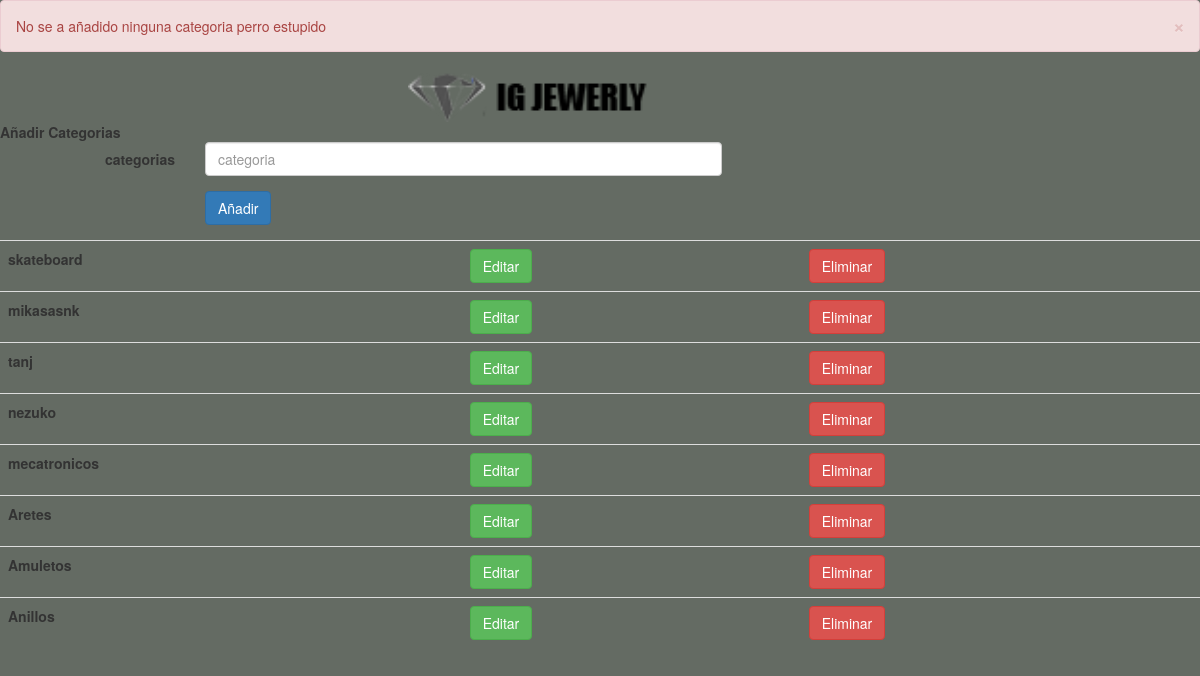
The app's page /Almacenista/formcategorias.php?alert=2 with its own data.
### tables this page shows
CREATE TABLE `categoriaproducto` (
  `idCategoriaProducto` int(11) NOT NULL,
  `nombreCategoria` varchar(30) NOT NULL
);

### Almacenista/formcategorias.php (the view, shortened to what this page needs)
<!DOCTYPE html>
<html lang="en">
<head>
    <link rel="stylesheet" href="css/bootstrap.min.css">
</head>
<body>
    <?php
    if(isset($_GET['alert']))
    {
        $alert=$_GET['alert'];
        switch($alert){
    ?>
<?php
   case 2:
    ?>
    <div class="alert alert-danger alert-dismissible" role="alert">
    <button type="button" class="close" data-dismiss="alert" aria-label="Close"><span aria-hidden="true">&times;</span>
  </button>
  <p class="centrarp">No se a añadido ninguna categoria perro estupido</p>
  </div>
  <?php
  break;
    ?>
<?php
  }
}
?>
 <a><div class="ellogo"> <img class="logoempresa" src="../img/logo.png"></div></a>
<div class="tcat">  <strong> Añadir  Categorias </strong></div>
   <div class="formulario">
    <form class="form-horizontal" method="post" action="anadircategorias.php" >
      <div class="form-group">
        <label for="inputEmail3" class="col-sm-2 control-label">categorias</label>
        <div class="col-sm-10">
          <input type="text" class="form-control" id="inputEmail3" placeholder="categoria" name="categoria">
        </div>
      </div>
      <div class="form-group">
        <div class="col-sm-offset-2 col-sm-10">
          <button type="submit" class="btn btn-primary">Añadir</button>
        </div>
      </div>
    </form>
    </div>
    <div class="mostrarcat">
<?php
include('../bd/conexion1.php');
$registros=mysqli_query($conexion,"select * from categoriaproducto  order by idCategoriaProducto desc");
?>
  <table class="table table-hover">
<?php
  while($fila=mysqli_fetch_array($registros)){
 ?>
    <tr class="activate" id=<?php echo  $fila['idCategoriaProducto'];?>>
    <td> <strong>   <?php echo utf8_encode($fila['nombreCategoria']);?>   </strong></td>
    <td> <a href="formmodificarcategorias.php?categoriavieja=<?php echo utf8_encode($fila['nombreCategoria']);   ?>" ><button type="button" class="btn btn-success">Editar</button></a></td>
    <td> <a onclick="eliminar('<?php echo utf8_encode ($fila['idCategoriaProducto']);?>')" > <button type="button" class="btn btn-danger">Eliminar</button> </a></td>
  </tr>
  <?php
}
?>
  </table>
    </div>
    </body>
    </html>

### records on screen
categoriaproducto: nombreCategoria "skateboard"
categoriaproducto: nombreCategoria "mikasasnk"
categoriaproducto: nombreCategoria "tanj"
categoriaproducto: nombreCategoria "nezuko"
categoriaproducto: nombreCategoria "mecatronicos"
categoriaproducto: nombreCategoria "Aretes"
categoriaproducto: nombreCategoria "Amuletos"
categoriaproducto: nombreCategoria "Anillos"
